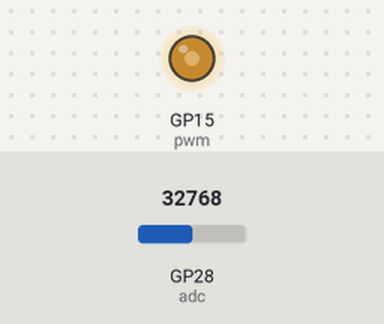
Bench run of a program on a simulated Raspberry Pi Pico running MicroPython. Shown: output pins drawn as LEDs (lit = HIGH). The test bench sets the inputs (shaded band); at power-on: GP28 (adc) = 32768 (analog values on the 0–65535 scale).

Above: at 1.2 s.
1.3 s: GP28 (adc) set to 45874
At 2.5 s:
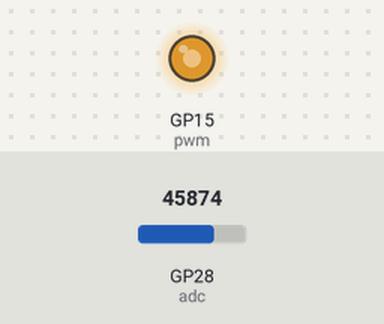
2.8 s: GP28 (adc) set to 57670
At 3.8 s:
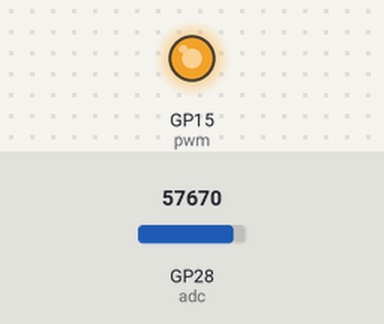
4.3 s: GP28 (adc) set to 7864
At 4.9 s:
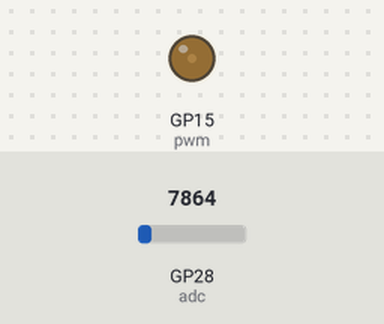
5.8 s: GP28 (adc) set to 0
At 7.2 s:
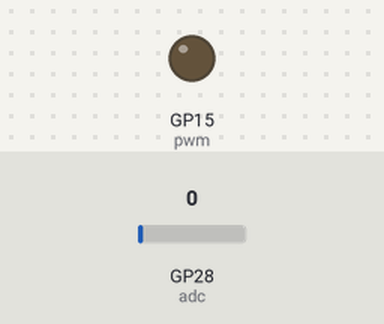
Timing chart, 0 to 8.3 s (numbered marks = the images above; inputs shaded):
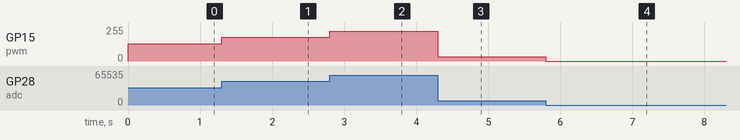

Measured:
- after the input at 1.3 s, GP15 (pwm): 128/255 → 178/255 at once
- after the input at 2.8 s, GP15 (pwm): 178/255 → 224/255 at once
- after the input at 4.3 s, GP15 (pwm): 224/255 → 31/255 at once
- after the input at 5.8 s, GP15 (pwm): 31/255 → 0/255 at once

The program:

pot_led-fade.py
```python
# ==================================================
"""
Project objective: Control the brightness of an LED using a potentiometer

Hardware and connections used:
    LED to GPIO Pin 15
    220 ohm resistor for the LED
    Potentiometer SIG pin to GPIO Pin 28 (capable of ADC)

Author: Adrian Josele G. Quional
"""
# ==================================================

# modules
from machine import Pin, PWM, ADC
from time import sleep

# creating PWM and ADC objects
pwm = PWM(Pin(15))
adc = ADC(Pin(28))

# setting frequency of PWM output
pwm.freq(1000)

# continuously control the brightness of the LED using the potentiometer
while True:
    # reading analog values from the potentiometer
    duty = adc.read_u16()
    # writing analog values to the LED
    pwm.duty_u16(duty)
```
